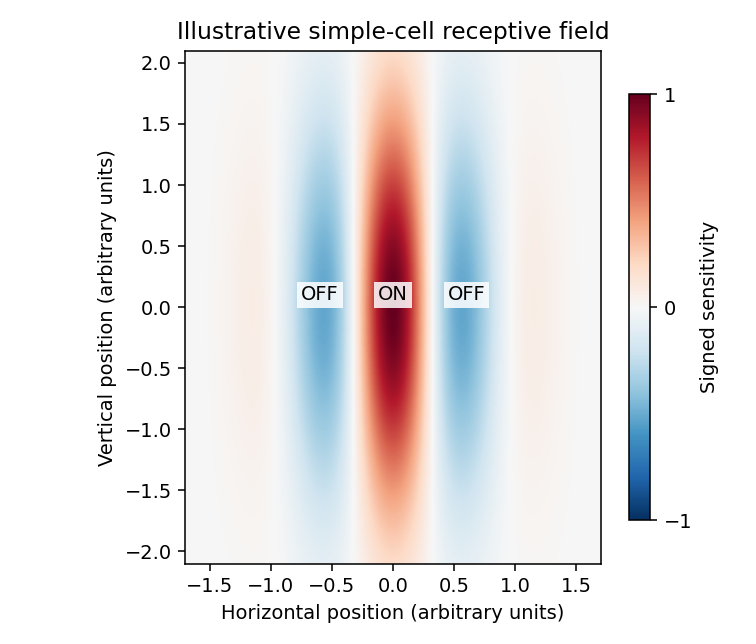

This chart was generated by the following Python code:
"""Illustrative ON/OFF receptive field; Python 3.14 and root-pinned dependencies.

Output the PNG basename in the caller's CWD. Respect its MPLCONFIGDIR.
"""
from pathlib import Path
import matplotlib
matplotlib.use('Agg')
import matplotlib.pyplot as plt
import numpy as np


def main():
    x=np.linspace(-1.7,1.7,300)
    y=np.linspace(-2.1,2.1,350)
    X,Y=np.meshgrid(x,y)
    kernel=np.exp(-X*X/(2*.53**2)-Y*Y/(2*1.15**2))*np.cos(2*np.pi*X/1.3)
    fig,ax=plt.subplots(figsize=(5.4,4.6),dpi=140,facecolor='white')
    image=ax.imshow(kernel,origin='lower',extent=(x[0],x[-1],y[0],y[-1]),
                    cmap='RdBu_r',vmin=-1,vmax=1,interpolation='bilinear')
    for xx,label in [(0.,'ON'),(-.6,'OFF'),(.6,'OFF')]:
        ax.text(xx,.1,label,ha='center',va='center',fontsize=10,
                bbox={'facecolor':'white','edgecolor':'none','alpha':.85,'pad':2})
    ax.set(xlabel='Horizontal position (arbitrary units)',ylabel='Vertical position (arbitrary units)',
           title='Illustrative simple-cell receptive field')
    bar=fig.colorbar(image,ax=ax,shrink=.83,pad=.04)
    bar.set_label('Signed sensitivity',fontsize=10)
    bar.set_ticks([-1,0,1])
    fig.tight_layout()
    fig.savefig(Path.cwd()/'paper-73-receptive-field.png',facecolor='white',transparent=False)
    plt.close(fig)


if __name__=='__main__':main()
